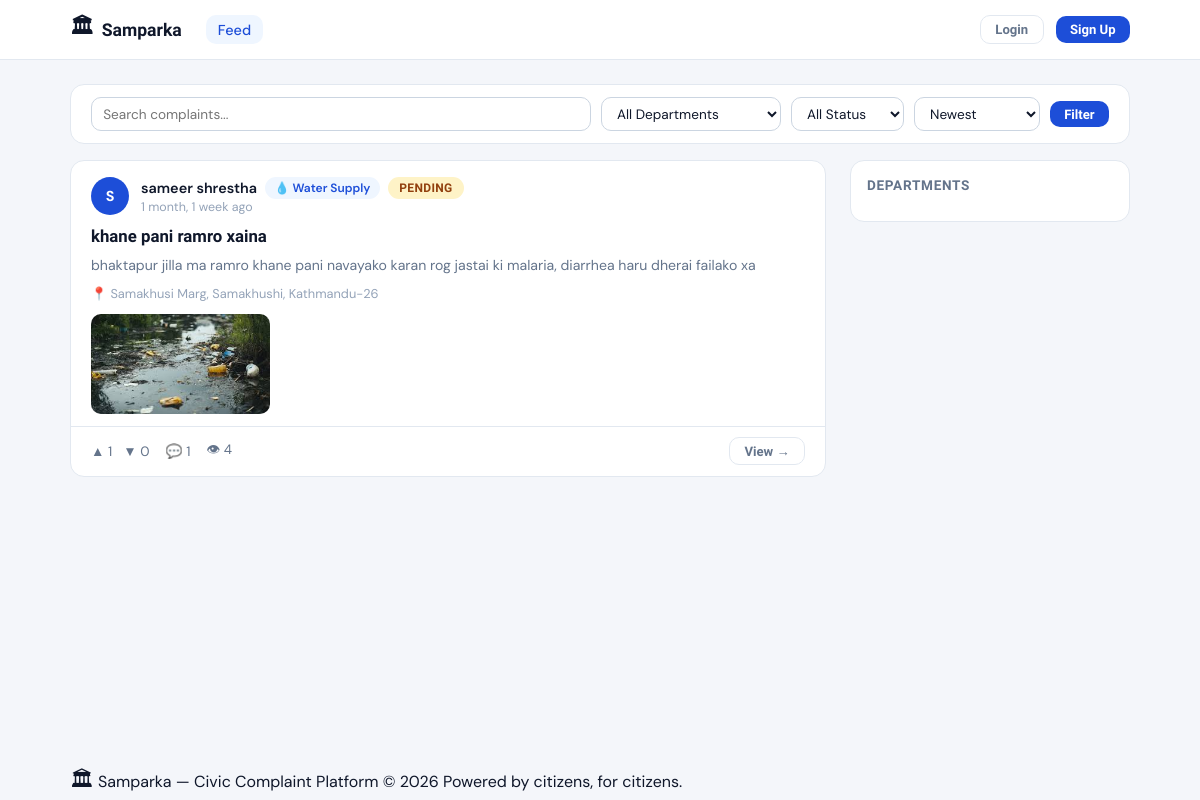
/complaints/, run on an earlier commit of the app's database.
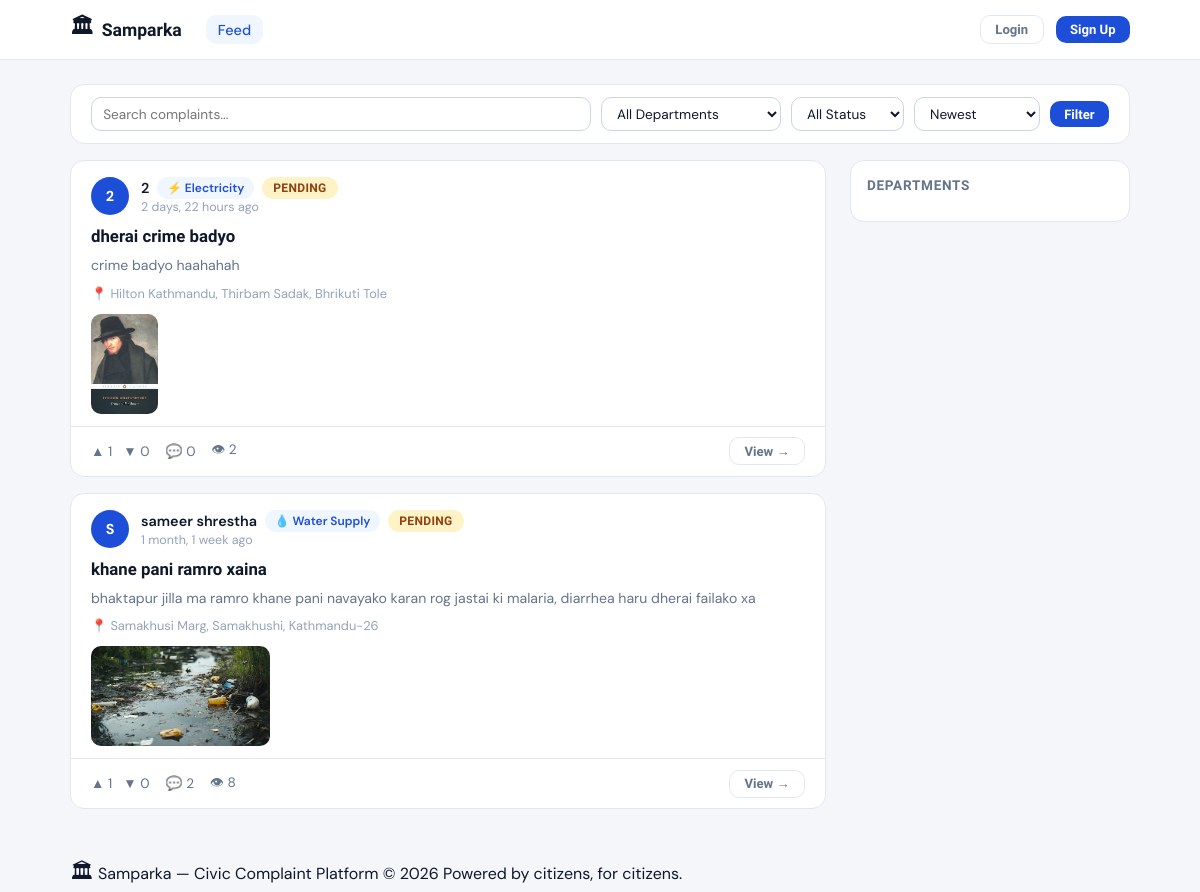
And on a later commit of the database.
### complaints/models.py (models this page shows, shortened)
class Complaint(models.Model):
    STATUS_PENDING = 'pending'
    STATUS_VERIFIED = 'verified'
    STATUS_IN_PROGRESS = 'in_progress'
    STATUS_SOLVED = 'solved'
    STATUS_REJECTED = 'rejected'
    STATUS_CHOICES = [
        (STATUS_PENDING, 'Pending'),
        (STATUS_VERIFIED, 'Verified'),
        (STATUS_IN_PROGRESS, 'In Progress'),
        (STATUS_SOLVED, 'Solved'),
        (STATUS_REJECTED, 'Rejected'),
    ]
    STATUS_COLORS = {
        STATUS_PENDING: '#F59E0B',
        STATUS_VERIFIED: '#3B82F6',
        STATUS_IN_PROGRESS: '#8B5CF6',
        STATUS_SOLVED: '#10B981',
        STATUS_REJECTED: '#EF4444',
    }
    PRIORITY_CHOICES = [
    ('low', 'Low'),
    ('medium', 'Medium'),
    ('high', 'High'),
    ('urgent', 'Urgent'),
]
    priority = models.CharField(max_length=10, choices=PRIORITY_CHOICES, default='medium')
    due_date = models.DateField(null=True, blank=True)
    author = models.ForeignKey(settings.AUTH_USER_MODEL, on_delete=models.CASCADE, related_name='complaints')
    department = models.ForeignKey(Department, on_delete=models.SET_NULL, null=True, related_name='complaints')
    title = models.CharField(max_length=200)
    description = models.TextField()
    status = models.CharField(max_length=20, choices=STATUS_CHOICES, default=STATUS_PENDING)
    location_name = models.CharField(max_length=200, blank=True, help_text='Human readable location name')
    latitude = models.DecimalField(max_digits=9, decimal_places=6, null=True, blank=True)
    longitude = models.DecimalField(max_digits=9, decimal_places=6, null=True, blank=True)
    upvotes = models.ManyToManyField(settings.AUTH_USER_MODEL, through='Vote', related_name='voted_complaints', blank=True)
    view_count = models.PositiveIntegerField(default=0)
    admin_note = models.TextField(blank=True, help_text='Internal note from admin (not shown to public)')
    is_anonymous = models.BooleanField(default=False)
    created_at = models.DateTimeField(auto_now_add=True)
    updated_at = models.DateTimeField(auto_now=True)
    class Meta:
        ordering = ['-created_at']
    def get_absolute_url(self):
        return reverse('complaints:detail', kwargs={'pk': self.pk})
    @property
    def upvote_count(self):
        return self.votes.filter(value=1).count()
    @property
    def downvote_count(self):
        return self.votes.filter(value=-1).count()
    @property
    def comment_count(self):
        return self.comments.filter(is_approved=True).count()

class ComplaintImage(models.Model):
    complaint = models.ForeignKey(Complaint, on_delete=models.CASCADE, related_name='images')
    image = models.ImageField(upload_to='complaints/images/')
    uploaded_at = models.DateTimeField(auto_now_add=True)

### accounts/models.py (models this page shows, shortened)
class User(AbstractUser):
    avatar = models.ImageField(upload_to='avatars/', null=True, blank=True)
    bio = models.TextField(max_length=300, blank=True)
    district = models.CharField(max_length=100, blank=True)
    ward = models.CharField(max_length=100, blank=True)
    phone = models.CharField(max_length=15, blank=True)
    is_verified = models.BooleanField(default=False)
    role = models.CharField(          # ← now inside the class
        max_length=20,
        choices=ROLE_CHOICES,
        default="user"
    )
    @property
    def display_name(self):
        if self.first_name:
            return f"{self.first_name} {self.last_name}".strip()
        return self.username

### departments/models.py (models this page shows, shortened)
class Department(models.Model):
    name = models.CharField(
        max_length=100,
        unique=True
    )
    slug = models.SlugField(
        unique=True
    )
    description = models.TextField(
        blank=True
    )
    icon = models.CharField(
        max_length=50,
        default='🏛️',
        help_text='Emoji icon for the department'
    )
    color = models.CharField(
        max_length=7,
        default='#3B82F6',
        help_text='Hex color for department badge'
    )
    is_active = models.BooleanField(
        default=True
    )
    created_at = models.DateTimeField(
        auto_now_add=True
    )
    class Meta:
        ordering = ['name']
    def __str__(self):
        return self.name

### complaints/views.py (the view)
# urls.py: path('', views.feed_view, name='feed'),
def feed_view(request):
    complaints = Complaint.objects.select_related('author', 'department').prefetch_related('votes', 'images', 'comments')
    form = ComplaintFilterForm(request.GET)
    if form.is_valid():
        dept = form.cleaned_data.get('department')
        status = form.cleaned_data.get('status')
        sort = form.cleaned_data.get('sort') or '-created_at'
        q = request.GET.get('q', '').strip()
        if q:
           complaints = complaints.filter(
            models.Q(title__icontains=q) |
            models.Q(description__icontains=q) |
            models.Q(location_name__icontains=q)
    )
        if dept:
            complaints = complaints.filter(department=dept)
        if status:
            complaints = complaints.filter(status=status)
    else:
        complaints = complaints.order_by('-created_at')
    paginator = Paginator(complaints, 10)
    page = request.GET.get('page', 1)
    complaints_page = paginator.get_page(page)
    if request.user.is_authenticated:
        user_votes = {v.complaint_id: v.value for v in Vote.objects.filter(user=request.user)}
        for c in complaints_page:
            c.user_vote = user_votes.get(c.id)
    return render(request, 'complaints/feed.html', {
        'complaints': complaints_page,
        'filter_form': form,
    })

### complaints/forms.py
class ComplaintFilterForm(forms.Form):
    department = forms.ModelChoiceField(
        queryset=Department.objects.filter(is_active=True),
        required=False,
        empty_label='All Departments',
        widget=forms.Select(attrs={'class': 'form-input-sm'})
    )
    status = forms.ChoiceField(
        choices=[('', 'All Status')] + Complaint.STATUS_CHOICES,
        required=False,
        widget=forms.Select(attrs={'class': 'form-input-sm'})
    )
    sort = forms.ChoiceField(
        choices=[
            ('-created_at', 'Newest'),
            ('created_at', 'Oldest'),
            ('-view_count', 'Most Viewed'),
        ],
        required=False,
        widget=forms.Select(attrs={'class': 'form-input-sm'})
    )
    q = forms.CharField(
        required=False,
        widget=forms.TextInput(attrs={'class': 'form-input-sm', 'placeholder': 'Search complaints...'})
    )

### accounts/context_processors.py (called while the page is built)
def notifications(request):
    if request.user.is_authenticated:
        return {
            'unread_count': request.user.notifications.filter(is_read=False).count()
        }
    return {'unread_count': 0}

### complaints/templates/complaints/feed.html (shortened to what this page needs)
{% extends 'base.html' %}
{% load humanize %}
{% block content %}
<div class="container">
  <div class="filter-bar">
    <form method="get">
      <input type="text" name="q" class="form-input-sm filter-search" placeholder="Search complaints..." value="{{ filter_form.q.value|default:'' }}" />
      {{ filter_form.department }}
      {{ filter_form.status }}
      {{ filter_form.sort }}
      <button type="submit" class="btn btn-primary btn-sm">Filter</button>
    </form>
  </div>
  <div class="feed-layout">
    <div>
      <div class="feed-list">
        {% for complaint in complaints %}
        <div class="complaint-card" data-complaint="{{ complaint.id }}">
          <div class="complaint-card-header">
            {% if complaint.is_anonymous %}
              <span class="complaint-author-avatar" style="background:var(--text-muted);">?</span>
            {% else %}
              <a href="{% url 'accounts:profile' username=complaint.author.username %}" class="complaint-author-avatar">
                {% if complaint.author.avatar %}<img src="{{ complaint.author.avatar.url }}" style="width:38px;height:38px;border-radius:50%;object-fit:cover;" />
                {% else %}{{ complaint.author.username|first|upper }}{% endif %}
              </a>
            {% endif %}
            <div class="complaint-meta">
              <div style="display:flex; align-items:center; gap:0.5rem; flex-wrap:wrap;">
                <span class="complaint-author-name">
                  {% if complaint.is_anonymous %}Anonymous{% else %}{{ complaint.author.display_name }}{% endif %}
                </span>
                {% if complaint.department %}
                  <span class="dept-badge">{{ complaint.department.icon }} {{ complaint.department.name }}</span>
                {% endif %}
                <span class="status-badge status-{{ complaint.status }}">{{ complaint.get_status_display }}</span>
              </div>
              <div class="complaint-timestamp">{{ complaint.created_at|naturaltime }}</div>
            </div>
          </div>
          <div class="complaint-body">
            <div class="complaint-title"><a href="{{ complaint.get_absolute_url }}">{{ complaint.title }}</a></div>
            <div class="complaint-desc">{{ complaint.description }}</div>
            {% if complaint.location_name %}
            <div class="complaint-location">📍 {{ complaint.location_name }}</div>
            {% endif %}
          </div>
          {% if complaint.images.all %}
          <div class="complaint-images">
            {% for img in complaint.images.all|slice:":3" %}
            <img src="{{ img.image.url }}" alt="Complaint image" onclick="window.location='{{ complaint.get_absolute_url }}'" />
            {% endfor %}
          </div>
          {% endif %}
          <div class="complaint-footer">
            <div class="vote-group">
              {% if user.is_authenticated %}
                <button class="vote-btn vote-up {% if complaint.user_vote == 1 %}active-up{% endif %}" onclick="handleVote({{ complaint.id }}, 1)" title="Upvote">
                  ▲ <span>{{ complaint.upvote_count }}</span>
                </button>
                <span class="vote-score">{{ complaint.vote_score }}</span>
                <button class="vote-btn vote-down {% if complaint.user_vote == -1 %}active-down{% endif %}" onclick="handleVote({{ complaint.id }}, -1)" title="Downvote">
                  ▼ <span>{{ complaint.downvote_count }}</span>
                </button>
              {% else %}
                <span class="footer-action">▲ {{ complaint.upvote_count }} &nbsp; ▼ {{ complaint.downvote_count }}</span>
              {% endif %}
            </div>
            <a href="{{ complaint.get_absolute_url }}#comments" class="footer-action" style="color:var(--text-muted); text-decoration:none;">
              💬 {{ complaint.comment_count }}
            </a>
            <span class="footer-action">👁 {{ complaint.view_count }}</span>
            <span class="ml-auto">
              <a href="{{ complaint.get_absolute_url }}" class="btn btn-ghost btn-sm">View →</a>
            </span>
          </div>
        </div>
        {% empty %}
        <div class="empty-state">
          <div class="empty-icon">📭</div>
          <p>No complaints found. <a href="{% url 'complaints:create' %}">Be the first to post one.</a></p>
        </div>
        {% endfor %}
      </div>
    </div>
    <aside class="sidebar">
      <div class="sidebar-card">
        <div class="sidebar-title">Departments</div>
      </div>
    </aside>
  </div>
</div>
{% endblock %}

### templates/base.html (shortened to what this page needs)
<!DOCTYPE html>
<html lang="en">
<head>
  <link rel="stylesheet" href="https://unpkg.com/leaflet@1.9.4/dist/leaflet.css" />
  {% load static %}
  <link rel="stylesheet" href="{% static 'css/main.css' %}" />
</head>
<body>
<nav class="navbar">
  <div class="container nav-inner">
    <a href="{% url 'core:feed' %}" class="nav-brand">
      <span class="brand-icon">🏛</span>
      <span>Samparka</span>
    </a>
    <div class="nav-links">
  <a href="{% url 'complaints:feed' %}" class="nav-link {% if request.resolver_match.app_name == 'complaints' and request.resolver_match.url_name == 'feed' %}active{% endif %}">Feed</a>
</div>
    <div class="nav-actions">
      {% if user.is_authenticated %}
        <a href="{% url 'complaints:create' %}" class="btn btn-primary btn-sm">
          <span>+</span> Post Complaint
        </a>
        {% if user.is_authenticated %}
<a href="{% url 'accounts:notifications' %}" class="btn btn-ghost btn-sm" style="position:relative;">
  🔔
  {% if unread_count > 0 %}
  <span style="position:absolute; top:-4px; right:-4px; background:var(--danger); color:#fff; font-size:0.65rem; font-weight:700; border-radius:99px; padding:1px 5px; line-height:1.4;">
    {{ unread_count }}
  </span>
  {% endif %}
</a>
{% endif %}
        <div class="nav-user-menu">
          <button class="nav-user-btn" onclick="toggleUserMenu(this)">
            {% if user.avatar %}
              <img src="{{ user.avatar.url }}" alt="{{ user.username }}" class="nav-avatar" />
            {% else %}
              <span class="nav-avatar-placeholder">{{ user.username|first|upper }}</span>
            {% endif %}
            <span class="nav-username">{{ user.display_name }}</span>
            <span class="chevron">▾</span>
          </button>
          <div class="user-dropdown hidden">
            <a href="{% url 'accounts:profile' username=user.username %}">Profile</a>
            <a href="{% url 'accounts:profile_edit' %}">Edit Profile</a>
            {% if user.is_staff %}<a href="{% url 'admin:index' %}">Admin Panel</a>{% endif %}
            <hr />
            <a href="{% url 'accounts:logout' %}" class="text-danger">Logout</a>
          </div>
        </div>
      {% else %}
        <a href="{% url 'accounts:login' %}" class="btn btn-ghost btn-sm">Login</a>
        <a href="{% url 'accounts:register' %}" class="btn btn-primary btn-sm">Sign Up</a>
      {% endif %}
    </div>
  </div>
</nav>
<main class="main-content">
  {% block content %}{% endblock %}
</main>
<footer class="footer">
  <div class="container footer-inner">
    <span class="brand-icon">🏛</span>
    <span>Samparka — Civic Complaint Platform &copy; 2026</span>
    <span class="footer-note">Powered by citizens, for citizens.</span>
  </div>
</footer>
</body>
</html>

What changed in the data, as far as the page shows it:
added Complaint: author.username|first "2", author.display_name "2", department.icon "⚡", department.name "Electricity", status "PENDING", created_at "2 days, 22 hours ago", title "dherai crime badyo", description "crime badyo haahahah", location_name "Hilton Kathmandu, Thirbam Sadak, Bhrikuti Tole", upvote_count "1", downvote_count "0", comment_count "0", view_count "2"
added ComplaintImage: image (picture), shown under "2"
changed Complaint "khane pani ramro xaina": comment_count "1" → "2"; view_count "4" → "8"
